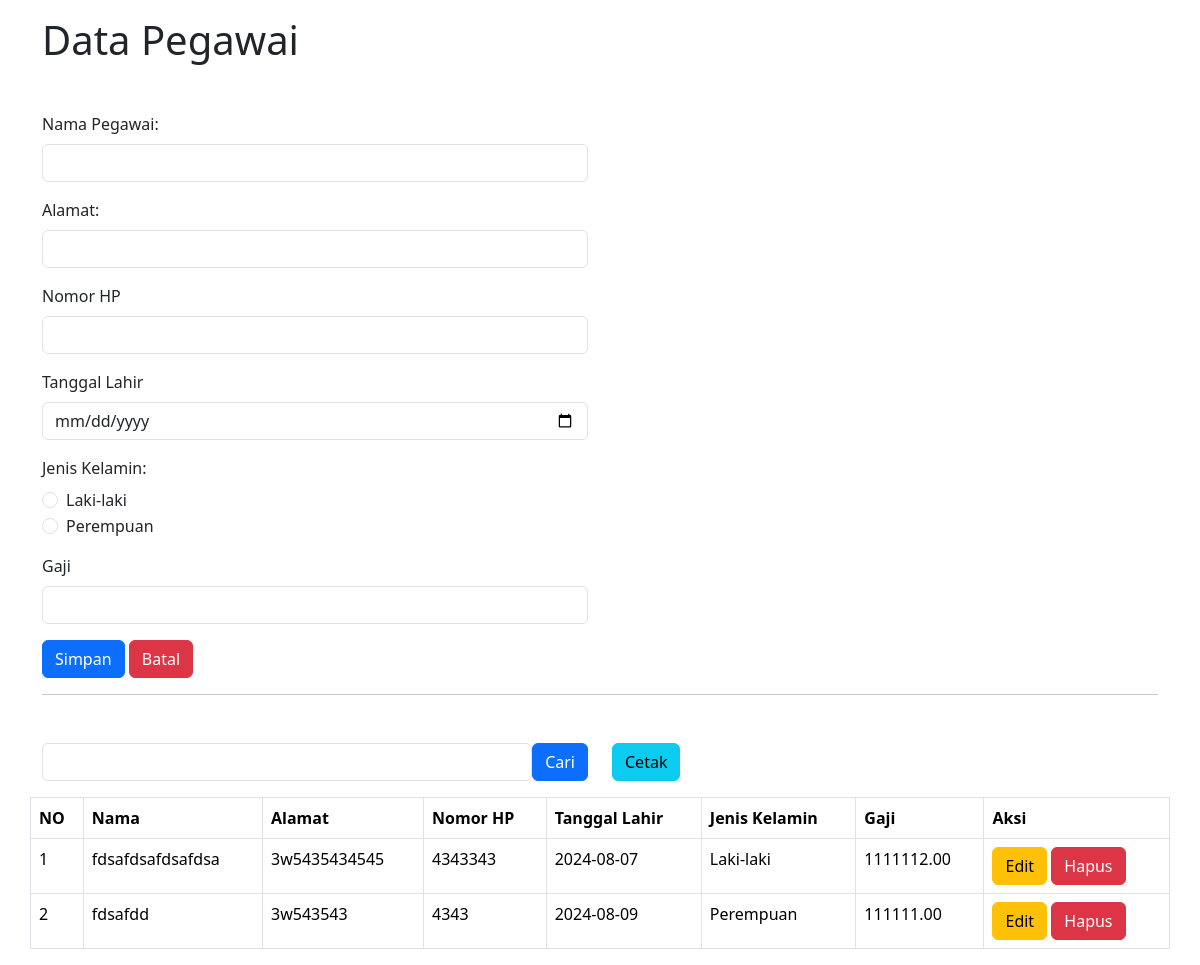
The page / on the database its author committed.
### tables this page shows
CREATE TABLE `pegawai` (
  `id` int NOT NULL,
  `nama` varchar(255) NOT NULL,
  `alamat` varchar(255) NOT NULL,
  `nomorHP` varchar(255) NOT NULL,
  `tanggalLahir` date NOT NULL,
  `jenisKelamin` enum('Laki-laki','Perempuan') NOT NULL,
  `gaji` double(10,2) NOT NULL
);

### index.php (the view, shortened to what this page needs)
<?php
include 'koneksi.php';
if (isset($_POST['submitCari'])) {
    $cari = $_POST['cari'];
    $query = "SELECT * FROM pegawai WHERE nama LIKE '%$cari%' OR alamat LIKE '%$cari%' OR nomorHP LIKE '%$cari%' OR tanggalLahir LIKE '%$cari%' OR jenisKelamin LIKE '%$cari%' OR gaji LIKE '%$cari%'";
} else {
    $query = "SELECT * FROM pegawai";
}
$result = $db->query($query);
while ($data = mysqli_fetch_assoc($result)) {
    $rows[] = $data;
}
?>
<!DOCTYPE html>
<html lang="en">
<head>
    <link rel="stylesheet" href="bootstrap/css/bootstrap.min.css">
</head>
<body>
    <div class="container mt-3">
        <h1>Data Pegawai</h1>
        <div class="row mt-5">
            <div class="col-md-6">
                <form action="" method="post">
                    <div class="form-group mb-3">
                        <label for="nama" class="form-label">Nama Pegawai:</label>
                        <input type="text" name="nama" id="nama" class="form-control">
                    </div>
                    <div class="form-group mb-3">
                        <label for="alamat" class="form-label">Alamat:</label>
                        <input type="text" name="alamat" id="alamat" class="form-control">
                    </div>
                    <div class="form-group mb-3">
                        <label for="noHP" class="form-label">Nomor HP</label>
                        <input type="text" name="noHP" id="noHP" class="form-control">
                    </div>
                    <div class="form-group mb-3">
                        <label for="tanggalLahir" class="form-label">Tanggal Lahir</label>
                        <input type="date" name="tanggalLahir" id="tanggalLahir" class="form-control">
                    </div>
                    <div class="form-group mb-3">
                        <label for="jenisKelamin" class="form-label">Jenis Kelamin:</label>
                        <div class="form-check">
                            <input type="radio" name="jenisKelamin" id="Laki-laki" value="Laki-laki" class="form-check-input">
                            <label class="form-check-label" for="Laki-laki">Laki-laki</label>
                        </div>
                        <div class="form-check">
                            <input type="radio" name="jenisKelamin" id="Perempuan" value="Perempuan" class="form-check-input">
                            <label class="form-check-label" for="Perempuan">Perempuan</label>
                        </div>
                    </div>
                    <div class="form-group mb-3">
                        <label for="gaji" class="form-label">Gaji</label>
                        <input type="number" name="gaji" id="gaji" class="form-control">
                    </div>
                    <button type="submit" class="btn btn-primary" name='submit'>Simpan</button>
                    <button type="reset" class="btn btn-danger">Batal</button>
                </form>
            </div>
        </div>
        <hr>
        <div class="row mt-5">
            <div class="col-md-6">
                <form action="" class="form-inline" method="post">
                    <div class="d-flex align-items-center">
                        <input type="text" class="form-control mb-2 mr-2" id="cari" name="cari">
                        <button type="submit" class="btn btn-primary mb-2" name="submitCari">Cari</button>
                    </div>
                </form>
            </div>
            <div class="col-md-6">
                <a href="cetak.php" target="_BLANK" class="btn btn-info">Cetak</a>
            </div>
        </div>
        <div class="row mt-2">
            <table class="table table-bordered">
                <thead>
                    <th>NO</th>
                    <th>Nama</th>
                    <th>Alamat</th>
                    <th>Nomor HP</th>
                    <th>Tanggal Lahir</th>
                    <th>Jenis Kelamin</th>
                    <th>Gaji</th>
                    <th>Aksi</th>
                </thead>
                <tbody>
                    <?php
                    $no = 1;
                    foreach ($rows as $row) {
                    ?>
                        <tr>
                            <td><?= $no++; ?></td>
                            <td><?= $row['nama']; ?></td>
                            <td><?= $row['alamat']; ?></td>
                            <td><?= $row['nomorHP']; ?></td>
                            <td><?= $row['tanggalLahir']; ?></td>
                            <td><?= $row['jenisKelamin']; ?></td>
                            <td><?= $row['gaji']; ?></td>
                            <td>
                                <a href="edit.php?id=<?= $row['id']; ?>" class="btn btn-warning">Edit</a>
                                <a href="hapus.php?id=<?= $row['id']; ?>" class="btn btn-danger">Hapus</a>
                            </td>
                        </tr>
                    <?php } ?>
                </tbody>
            </table>
        </div>
    </div>
</body>
</html>

### rows shown on the page
pegawai: nama "fdsafdsafdsafdsa", alamat "3w5435434545", nomorHP "4343343", tanggalLahir "2024-08-07", jenisKelamin "Laki-laki", gaji "1111112.00"
pegawai: nama "fdsafdd", alamat "3w543543", nomorHP "4343", tanggalLahir "2024-08-09", jenisKelamin "Perempuan", gaji "111111.00"
